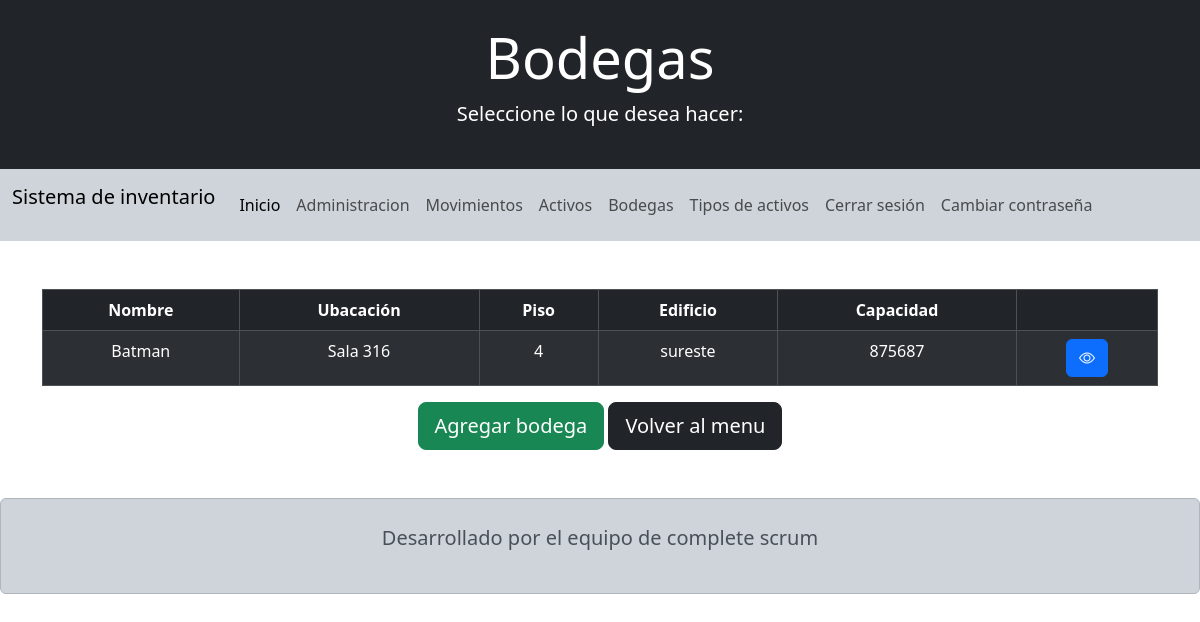
Page /bodegas/ (signed in) on the committed database.
### appProject/models.py (models this page shows, shortened)
class Bodega(models.Model):
    nombre =    models.CharField           (blank=False, null=False, max_length=50)
    ubicacion = models.CharField           (blank=False, null=False, max_length=50)
    piso =      models.IntegerField        (blank=False, null=False)
    edificio =  models.CharField           (blank=False, null=False, max_length=50)
    capacidad = models.PositiveIntegerField(blank=False, null=False)

### appProject/views.py (the view)
# urls.py: path('bodegas/',                    views.read_bodega, name='read_bodega'),
@login_required
def read_bodega(req):
    bodegas = Bodega.objects.all()
    data = {'bodegas': bodegas}
    return render(req, 'bodega/read_bodega.html', data)

### templates/bodega/read_bodega.html (shortened to what this page needs)
<!doctype html>
<html lang="es">
<head>
  <link href="https://cdn.jsdelivr.net/npm/bootstrap@5.3.2/dist/css/bootstrap.min.css" rel="stylesheet"
>
  <link rel="stylesheet" href="https://cdn.jsdelivr.net/npm/bootstrap-icons@1.11.2/font/bootstrap-icons.min.css">
</head>
<body>
    <header>
        <div class="bg-dark text-white py-4 text-center">
            <h1 class="display-4">Bodegas</h1>
            <p class="lead">Seleccione lo que desea hacer:</p>
        </div>
        <nav class="navbar navbar-expand-lg bg-body-tertiary  bg-dark-subtle">
            <div class="container-fluid">
                <p class="navbar-brand">Sistema de inventario</p>
                <div class="collapse navbar-collapse" id="navbarNav">
                    <ul class="navbar-nav">
                        <li class="nav-item">
                            <a class="nav-link active" aria-current="page" href="{% url 'inicio' %}">Inicio</a>
                        </li>
                        <li class="nav-item">
                            <a class="nav-link" href="/admin/">Administracion</a>
                        </li>
                        <li class="nav-item">
                            <a class="nav-link" href="{% url 'read_movimiento' %}" >Movimientos</a>
                        </li>
                        <li class="nav-item">
                            <a class="nav-link" href="{% url 'read_activo' %}">Activos</a>
                        </li>
                        <li class="nav-item">
                            <a class="nav-link" href="{% url 'read_bodega' %}">Bodegas</a>
                        </li>
                        <li class="nav-item">
                            <a class="nav-link" href="{% url 'read_tipo_activo' %}">Tipos de activos</a>
                        </li>
                        <li class="nav-item">
                            <a class="nav-link" href="{% url 'singout' %}">Cerrar sesión</i></a>
                        </li>
                        <li class="nav-item">
                            <a class="nav-link" href="{% url 'edit_password' %}">Cambiar contraseña</i></a>
                        </li>
                    </ul>
                </div>
            </div>
        </nav>
    </header>
    <br><br>
    <main>
        <div class="container">
            <div class="table-responsive">
                <table class="table table-striped table-bordered table-dark">
                    <thead class="thead-dark text-center">
                        <tr>
                            <th scope="col">Nombre</th>
                            <th scope="col">Ubacación</th>
                            <th scope="col">Piso</th>
                            <th scope="col">Edificio</th>
                            <th scope="col">Capacidad</th>
                            <th scope="col"></th>
                        </tr>
                    </thead>
                    <tbody class="text-center tbody-dark">
                        {% for b in bodegas %}
                        <tr>
                            <td scope="row">{{ b.nombre }}</td>
                            <td>{{ b.ubicacion }}</td>
                            <td>{{ b.piso }}</td>
                            <td>{{ b.edificio }}</td>
                            <td>{{ b.capacidad }}</td>
                            <td>
                                <a name="" id="" href="{% url 'read_activo_bodega' b.id %}" role="button" class="btn btn-primary"><i class="bi bi-eye"></i></a>
                            </td>
                        </tr>
                        {% endfor %}
                    </tbody>
                </table>
                <div class="text-center">
                    <a href="{% url 'add_bodega' %}" class="btn btn-success btn-lg text-white">Agregar bodega</a>
                    <a href="{% url 'inicio' %}" class="btn btn-dark btn-lg text-white">Volver al menu</a>
                </div>
            </div>
        </div>
    </main>
    <footer>
        <div class="alert alert-dark text-center py-4 mt-5">
            <p class="lead">Desarrollado por el equipo de complete scrum</p>
        </div>
    </footer>
</body>
</html>

### rows in the picture
Bodega: nombre "Batman", ubicacion "Sala 316", piso "4", edificio "sureste", capacidad "875687"
